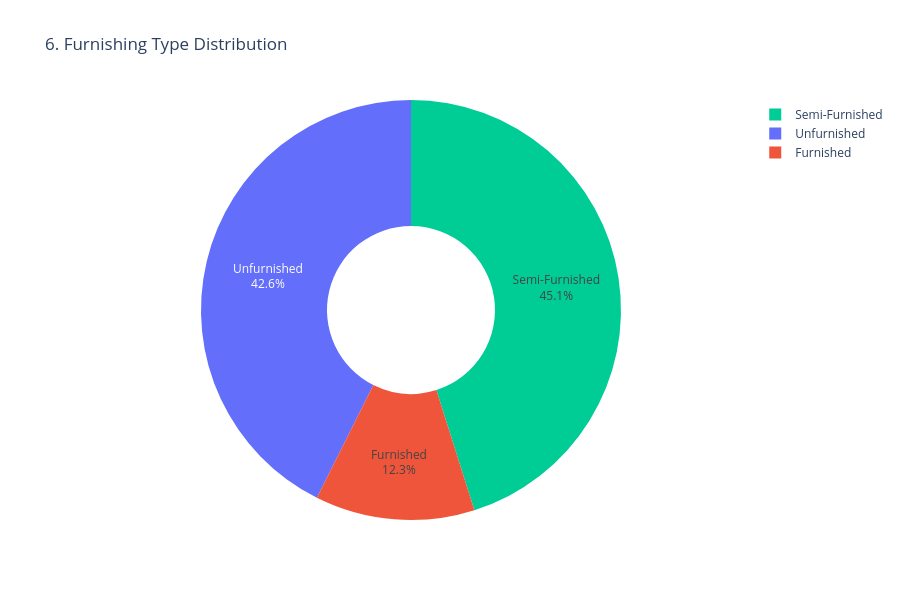

This figure's notebook cell:
### Code cell
# ==========================================
# 6. Pie Chart: Furnishing type distribution
# ==========================================
furnishing_counts = df['Furnishing'].value_counts().reset_index()
furnishing_counts.columns = ['Furnishing_Type', 'Count']

fig6 = px.pie(furnishing_counts, 
              values='Count', 
              names='Furnishing_Type',
              title='6. Furnishing Type Distribution',
              hole=0.4,
              color='Furnishing_Type',
              color_discrete_map={
                  'Unfurnished': '#636EFA',
                  'Semi-Furnished': '#00CC96',
                  'Furnished': '#EF553B',
                  'Unknown': '#AB63FA'
              })
fig6.update_traces(textposition='inside', textinfo='percent+label')
fig6.update_layout(height=600)
fig6.show()

### Figure 1 — Plotly figure (JSON) as saved in the notebook; plotly's stock layout.template omitted (floating-point values rounded to 4 significant figures)
{"data": [{"customdata": [["Semi-Furnished"], ["Unfurnished"], ["Furnished"]], "domain": {"x": [0, 1], "y": [0, 1]}, "hole": 0.4, "hovertemplate": "Furnishing_Type=%{customdata[0]}<br>Count=%{value}<extra></extra>", "labels": ["Semi-Furnished", "Unfurnished", "Furnished"], "legendgroup": "", "marker": {"colors": ["#00CC96", "#636EFA", "#EF553B"]}, "name": "", "showlegend": true, "textinfo": "percent+label", "textposition": "inside", "type": "pie", "values": [735, 694, 200]}], "layout": {"height": 600, "legend": {"tracegroupgap": 0}, "title": {"text": "6. Furnishing Type Distribution"}}}
